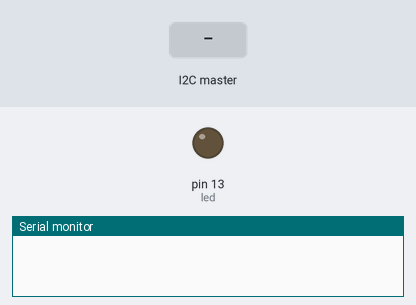
Recording of a sketch running on a simulated Arduino Uno, built with avr-gcc and run on an emulated ATmega328P. On the bench: output pins drawn as LEDs (lit = HIGH), the last lines printed to the serial monitor. The test bench sets the inputs (shaded band).

Above: at 1.2 s.
1.3 s: the I2C master sends the byte 1
At 1.8 s:
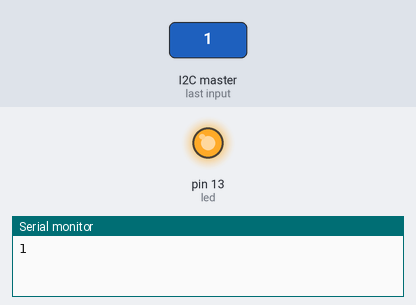
2.8 s: the I2C master sends the byte 0
At 4.1 s:
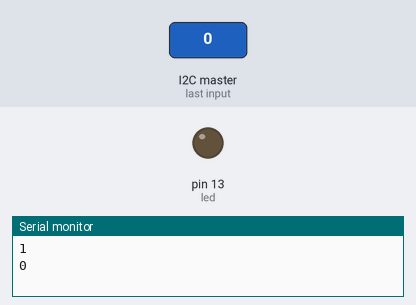
Timing chart, 0 to 5.8 s (numbered marks = the images above; inputs shaded):
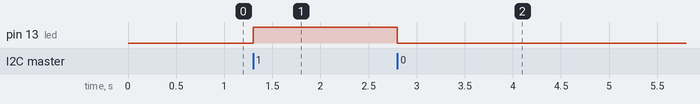

Measured:
- after the input at 1.3 s, pin 13 (led): LOW → HIGH at once
- after the input at 2.8 s, pin 13 (led): HIGH → LOW at once

The sketch:

Slave__Board_2_.ino
```cpp
// Code by Aadhitya G
//Slave Code
#include <Wire.h>
int led=13;
void setup()
{
  Wire.begin(8);
  Wire.onReceive(receiveEvent);
  Serial.begin(115200);
  pinMode(led,OUTPUT);
}

void loop()
{
  delay(100);
}
void receiveEvent(int howMany)
{
  int x = Wire.read();
  Serial.println(x);
 if (x==1)
 {
   digitalWrite(led,HIGH);
 }
 else
 {
   digitalWrite(led,LOW);
 }
}
```
